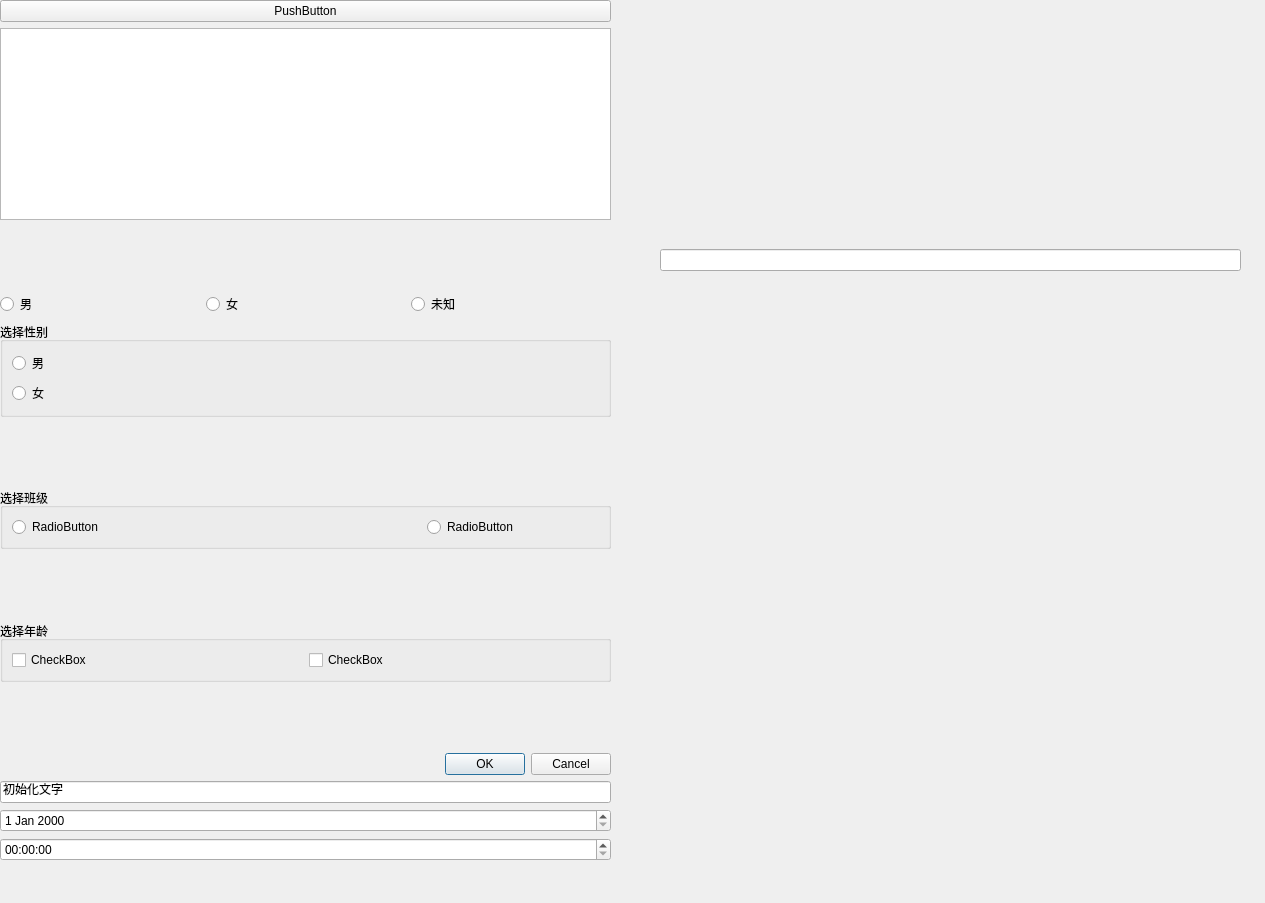
<?xml version="1.0" encoding="UTF-8"?>
<ui version="4.0">
 <class>MyRegister</class>
 <widget class="QWidget" name="MyRegister">
  <property name="geometry">
   <rect>
    <x>0</x>
    <y>0</y>
    <width>1265</width>
    <height>903</height>
   </rect>
  </property>
  <property name="windowTitle">
   <string>MyRegister</string>
  </property>
  <widget class="QWidget" name="verticalLayoutWidget">
   <property name="geometry">
    <rect>
     <x>0</x>
     <y>0</y>
     <width>611</width>
     <height>861</height>
    </rect>
   </property>
   <layout class="QVBoxLayout" name="v1">
    <item>
     <widget class="QPushButton" name="pushButton">
      <property name="text">
       <string>PushButton</string>
      </property>
     </widget>
    </item>
    <item>
     <widget class="QListView" name="listView"/>
    </item>
    <item>
     <spacer name="verticalSpacer">
      <property name="orientation">
       <enum>Qt::Vertical</enum>
      </property>
      <property name="sizeHint" stdset="0">
       <size>
        <width>20</width>
        <height>40</height>
       </size>
      </property>
     </spacer>
    </item>
    <item>
     <layout class="QHBoxLayout" name="horizontalLayout">
      <item>
       <widget class="QRadioButton" name="radioButton_unknown">
        <property name="text">
         <string>男</string>
        </property>
       </widget>
      </item>
      <item>
       <widget class="QRadioButton" name="radioButton_male">
        <property name="text">
         <string>女</string>
        </property>
       </widget>
      </item>
      <item>
       <widget class="QRadioButton" name="radioButton_female">
        <property name="text">
         <string>未知</string>
        </property>
       </widget>
      </item>
     </layout>
    </item>
    <item>
     <widget class="QGroupBox" name="verticalGroupBox_3">
      <property name="title">
       <string>选择性别</string>
      </property>
      <layout class="QVBoxLayout" name="verticalLayout_3">
       <item>
        <widget class="QRadioButton" name="radioButton_2">
         <property name="text">
          <string>男</string>
         </property>
        </widget>
       </item>
       <item>
        <widget class="QRadioButton" name="radioButton">
         <property name="text">
          <string>女</string>
         </property>
        </widget>
       </item>
      </layout>
     </widget>
    </item>
    <item>
     <spacer name="verticalSpacer_4">
      <property name="orientation">
       <enum>Qt::Vertical</enum>
      </property>
      <property name="sizeHint" stdset="0">
       <size>
        <width>20</width>
        <height>40</height>
       </size>
      </property>
     </spacer>
    </item>
    <item>
     <widget class="QGroupBox" name="horizontalGroupBox_2">
      <property name="title">
       <string>选择班级</string>
      </property>
      <layout class="QHBoxLayout" name="horizontalLayout_3">
       <item>
        <widget class="QRadioButton" name="radioButton_6">
         <property name="text">
          <string>RadioButton</string>
         </property>
        </widget>
       </item>
       <item>
        <widget class="QRadioButton" name="radioButton_3">
         <property name="maximumSize">
          <size>
           <width>172</width>
           <height>16777215</height>
          </size>
         </property>
         <property name="text">
          <string>RadioButton</string>
         </property>
        </widget>
       </item>
      </layout>
     </widget>
    </item>
    <item>
     <spacer name="verticalSpacer_3">
      <property name="orientation">
       <enum>Qt::Vertical</enum>
      </property>
      <property name="sizeHint" stdset="0">
       <size>
        <width>20</width>
        <height>40</height>
       </size>
      </property>
     </spacer>
    </item>
    <item>
     <widget class="QGroupBox" name="horizontalGroupBox">
      <property name="title">
       <string>选择年龄</string>
      </property>
      <layout class="QHBoxLayout" name="horizontalLayout_2">
       <item>
        <widget class="QCheckBox" name="checkBox_2">
         <property name="text">
          <string>CheckBox</string>
         </property>
        </widget>
       </item>
       <item>
        <widget class="QCheckBox" name="checkBox">
         <property name="text">
          <string>CheckBox</string>
         </property>
        </widget>
       </item>
      </layout>
     </widget>
    </item>
    <item>
     <spacer name="verticalSpacer_2">
      <property name="orientation">
       <enum>Qt::Vertical</enum>
      </property>
      <property name="sizeHint" stdset="0">
       <size>
        <width>20</width>
        <height>40</height>
       </size>
      </property>
     </spacer>
    </item>
    <item>
     <widget class="QDialogButtonBox" name="buttonBox">
      <property name="standardButtons">
       <set>QDialogButtonBox::Cancel|QDialogButtonBox::Ok</set>
      </property>
     </widget>
    </item>
    <item>
     <widget class="QLineEdit" name="username">
      <property name="text">
       <string>初始化文字</string>
      </property>
     </widget>
    </item>
    <item>
     <widget class="QDateEdit" name="dateEdit"/>
    </item>
    <item>
     <widget class="QTimeEdit" name="timeEdit"/>
    </item>
   </layout>
  </widget>
  <widget class="QWidget" name="verticalLayoutWidget_2">
   <property name="geometry">
    <rect>
     <x>660</x>
     <y>20</y>
     <width>581</width>
     <height>481</height>
    </rect>
   </property>
   <layout class="QVBoxLayout" name="verticalLayout">
    <item>
     <widget class="QLineEdit" name="username_2"/>
    </item>
   </layout>
  </widget>
 </widget>
 <resources/>
 <connections/>
</ui>
